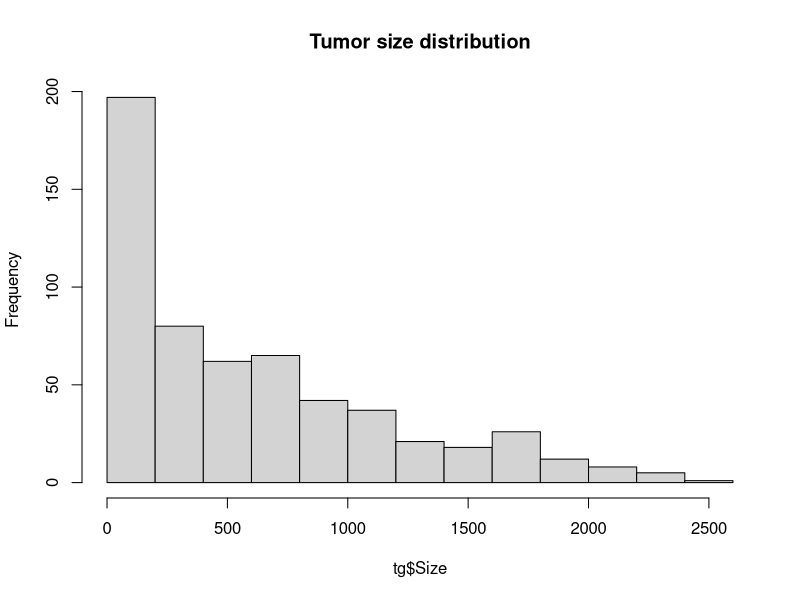
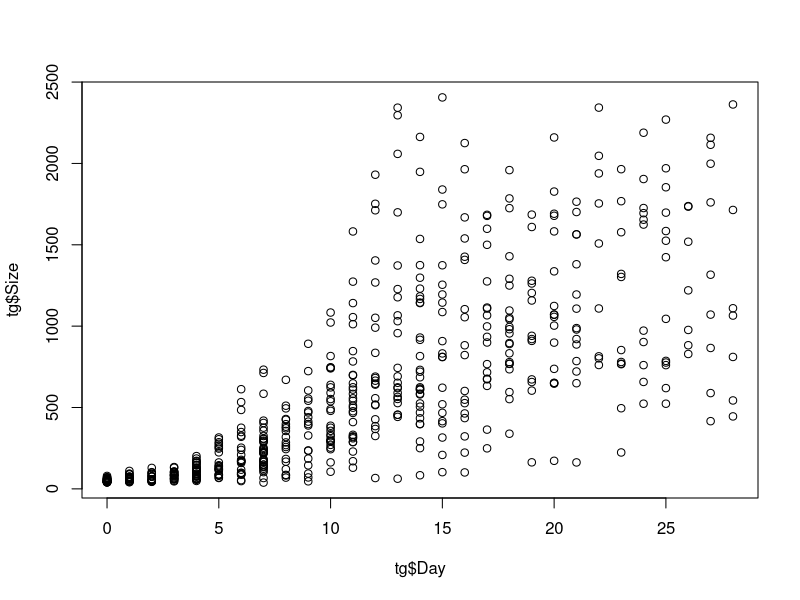
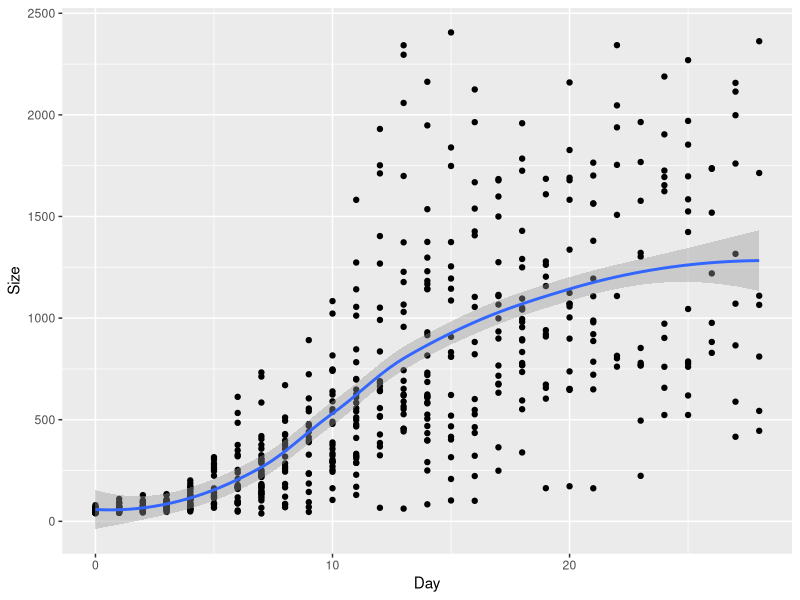
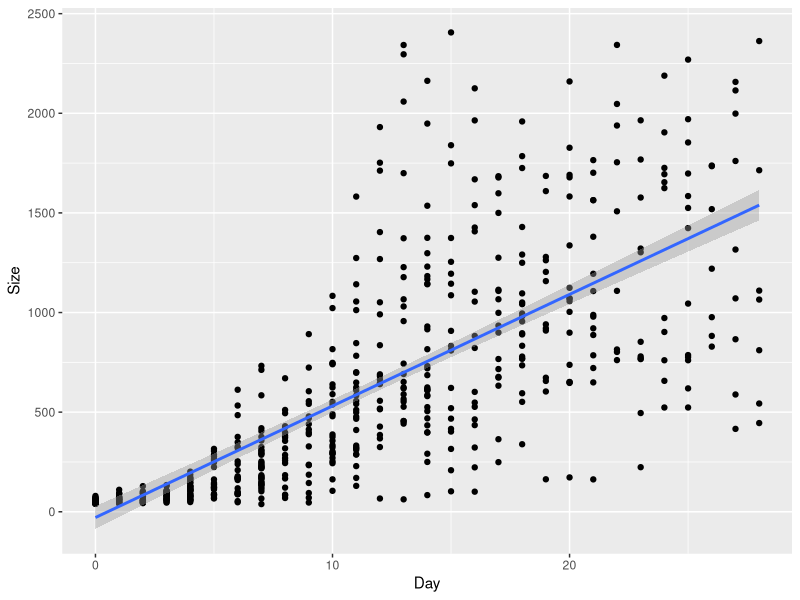

Generate these figures, in order, with R:
## ---- chunk 1
1+4
sqrt(144)
## ---- chunk 2

## ---- chunk 3
library(tidyverse)
library(readxl)
## ---- chunk 4
tg <- read_excel("data/tumorgrowth.xlsx", 
           sheet = "AnalysisData")

## ---- chunk 5
7.3 * 4^3 + 139

log(3)
log(3, base=exp(2))

exp(2)
## ---- chunk 6
c(1.4, 5.7, 3.2, 2.6, 1.0, 0, -1.9)

# In order to use these values more easily,
# I will store the vector as an object in my session environment:
observations <- c(1.4, 5.7, 3.2, 2.6, 1.0, 0, -1.9)
observations

# Piecewise application:
big_obs <- observations * 100

# Cumulative application:
median(observations)
mean(observations)
sd(observations)

# One of the most important R functions! summary()
summary(observations)

summary(tg)
## ---- chunk 7
View(tg)

str(tg)
## ---- chunk 8
tg$Size
## ---- chunk 9

## ---- chunk 10

## ---- chunk 11

## ---- chunk 12

## ---- chunk 13
1:9     # the integer sequence 1 to 9, as a vector

matrix(data = 1:9, nrow = 3, ncol = 3)
## ---- chunk 14
list(sex = c("F", "M"),
     group = c("Control", "1", "2", "3"),
     "cm",
     25:35)
## ---- chunk 15
c("Control", "Group 1", "Group 2")

# turning a vector of values into a factor:
treatment_grp <- factor(c("Control", "Group 1", "Group 2", "Group 1", "Control", "Control", "Group 2", "Group 2", "Group 3"))
# note that when we print the factor, it tells us the levels:
treatment_grp

# summary includes a count for each level:
summary(treatment_grp)
## ---- chunk 16
factor(c(1, 2, 1, 3, 1, 2, 1, 2, 2, 3, 2, 1, 2, 3, 1, 1),
       levels = c("1", "2", "3"),
       labels = c("Control", "Group 1", "Group 2"))
## ---- chunk 17
c(41.8, 85.0, 114.0)      # creates a vector with three values

size <- c(41.8, 85.0, 114.0)      # creates the vector and saves it to an object called "size"

# note the "size" object in your Environment tab!
size
## ---- chunk 18
sqrt(size)

# R also supports "named arguments":
sqrt(x = size)
## ---- chunk 19
my_new_function <- function(x, y) {
  return(x^y)
}

my_new_function(2, 3)     #   == 2^3
## ---- chunk 20
tg_model <- lm(Size ~ Day, data=tg)

# printing our model gives the Y intercept (-28.83) and slope (55.99)
tg_model

# a summary of the model gives further info:
summary(tg_model)

# use the model to make predictions:
# what is the predicted tumor size on day 30? 50?
predict(tg_model, 
        newdata = data.frame(Day = c(30, 50)))
## ---- chunk 21
hist(tg$Size, main="Tumor size distribution")
plot(x=tg$Day, y=tg$Size)

summary(lm(tg$Size ~ tg$Day))
## ---- chunk 22
tg %>% 
  ggplot(mapping=aes(x=Day, y=Size)) +
  geom_point() +
  geom_smooth()

tg %>% 
  ggplot(mapping=aes(x=Day, y=Size)) +
  geom_point() +
  geom_smooth(method="lm")
## ---- chunk 23
my_seq <- c(1, 2, 3)
my_seq <- c(my_seq, 4, 5)    # predict my_seq's value

my_seq <- c(my_seq, 6, c(7, 8))    # and here?

## ---- chunk 24
bases <- factor(c("A", "C", "G", "A", "T", "G", "U", "C"), 
                levels=c("A", "C", "G", "T"))

bases
